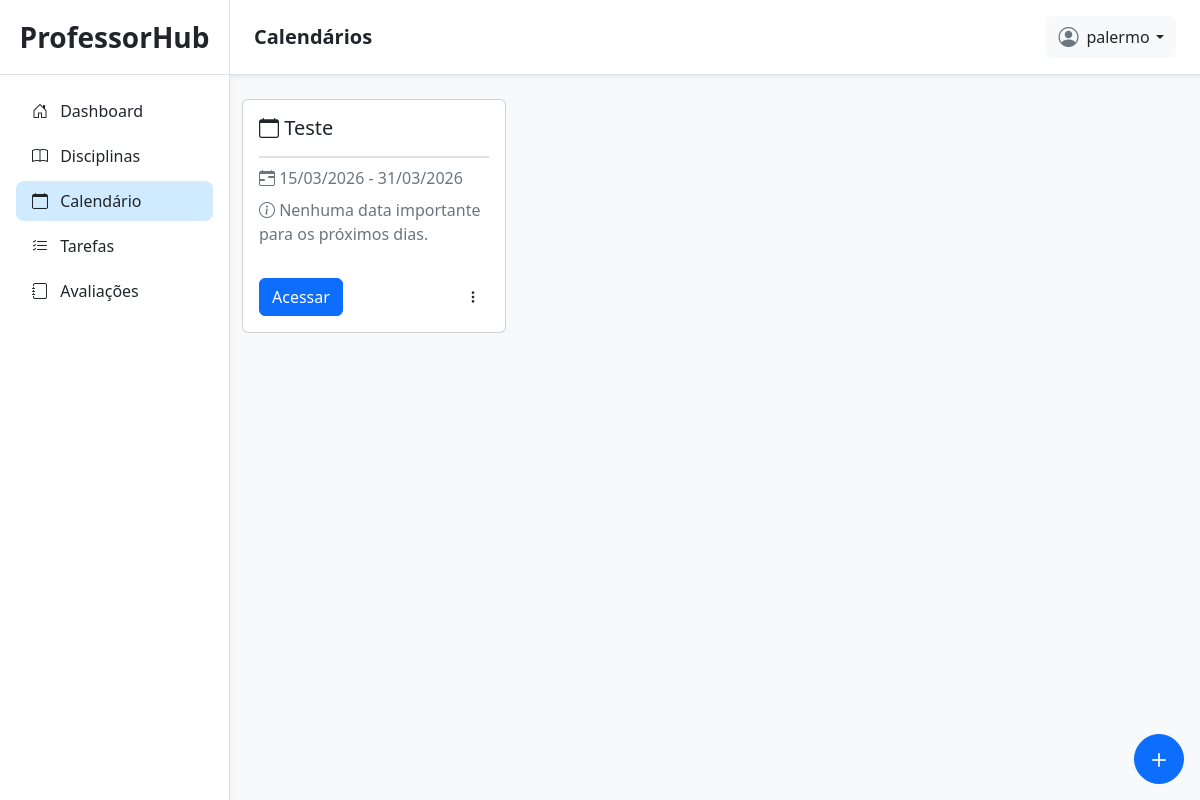
The page /calendarios/ (signed in) on the database its author committed.
### planner/models.py (models this page shows)
class CalendarioLetivo(models.Model):
    user = models.ForeignKey(User, on_delete=models.CASCADE, related_name='calendarios')
    nome = models.CharField(max_length=100)
    data_inicio = models.DateField(null=True)
    data_fim = models.DateField(null=True)
    def __str__(self):
        return self.nome

### planner/views.py (the view)
# urls.py: path('calendarios/', calendarios_view, name='calendarios'),
@login_required(login_url='/login/')
def calendarios_view(request):
    if request.method == 'POST':
        form = CalendarioLetivoForm(request.POST)
        if form.is_valid():
            calendario = form.save(commit=False)
            calendario.user = request.user
            calendario.save()
            form = CalendarioLetivoForm()
    else:
        form = CalendarioLetivoForm()
    calendarios = CalendarioLetivo.objects.filter(user=request.user)
    calendarios_e_datas = []
    for calendario in calendarios:
        hoje = date.today()
        proxima = calendario.datas.filter(data__gte=hoje).order_by('data').first()
        calendarios_e_datas.append((calendario, proxima))
    print(calendarios_e_datas)
    form = CalendarioLetivoForm()
    return render(request, 'planner/calendarios/listar_calendarios.html', {
        'calendarios_e_datas': calendarios_e_datas,
        'form': form,
    })

### planner/templates/planner/calendarios/listar_calendarios.html (shortened to what this page needs)
{% extends 'planner/base.html' %}
{% load static %}
{% block titlenavbar %}
Calendários
{% endblock %}
{% block content %}
<div class="container mt-4">
    <div class="row row-cols-1 row-cols-md-3 g-4 mb-3">
        {% for calendario, proxima_data in calendarios_e_datas %}
        <div class="col" style="max-width: 18rem;">
            <div class="card h-100 d-flex flex-column">
                <div class="card-body d-flex flex-column">
                    <h5 class="card-title border-bottom border-2 pb-3"><i class="bi bi-calendar"></i> {{ calendario.nome }}</h5>
                    <p class="text-muted mb-2">
                        <i class="bi bi-calendar-range"></i>
                        {{ calendario.data_inicio|date:'d/m/Y' }}
                        -
                        {{ calendario.data_fim|date:'d/m/Y' }}
                    </p>
                    {% if proxima_data.data %}
                    <p class="card-text flex-grow-1" style="max-height: 100px; overflow-y: auto;">
                        <i class="bi bi-calendar-event"></i>
                        <strong>Próxima data:</strong> {{ proxima_data.data|date:'d/m/Y' }} <br>
                        <span class="text-muted">{{ proxima_data.detalhes }}</span>
                    </p>
                    {% else %}
                    <p class="text-muted flex-grow-1" style="max-height: 100px; overflow-y: auto;">
                        <i class="bi bi-info-circle"></i> Nenhuma data importante para os próximos dias.
                    </p>
                    {% endif %}
                    <div class="mt-auto pt-3 d-flex justify-content-between align-items-center">
                        <a href="{% url 'calendario_detail' calendario.id %}" class="btn btn-primary">Acessar</a>
                        <div class="dropdown">
                            <button class="btn btn-sm" type="button" data-bs-toggle="dropdown" aria-expanded="false">
                                <i class="bi bi-three-dots-vertical"></i>
                            </button>
                        </div>
                    </div>
                </div>
            </div>
        </div>
        {% empty %}
        <div class="col-12">
            <div class="alert alert-info">Nenhuma calendário cadastrado.</div>
        </div>
        {% endfor %}
    </div>
</div>
<button type="button"
    class="btn btn-primary rounded-circle d-flex align-items-center justify-content-center position-fixed bottom-0 end-0 mb-3 me-3"
    data-bs-toggle="modal" data-bs-target="#exampleModal" style="height: 50px; width: 50px;">
    <i class="bi bi-plus fs-3"></i>
</button>
{% endblock %}

### planner/templates/planner/base.html (shortened to what this page needs)
{% load static %}
<!doctype html>
<html lang="en">
<head>
    <link href="https://cdn.jsdelivr.net/npm/bootstrap@5.2.3/dist/css/bootstrap.min.css" rel="stylesheet"
>
    <link rel="stylesheet" href="https://cdn.jsdelivr.net/npm/bootstrap-icons@1.13.1/font/bootstrap-icons.min.css">
    <link rel="stylesheet" href="{% static 'css/planner/base.css' %}">
</head>
<body class="bg-light">
    <div class="container-fluid p-0">
        <div class="sidebar p-0 position-relative shadow-sm">
            <div class="sidebar-header py-3 px-3 text-center border-bottom">
                <a class="nav-link fs-3 fw-semibold text-dark" href="/">ProfessorHub</a>
            </div>
            <div class="d-flex flex-column justify-content-between pb-4" style="height: 90%;">
                <div class="sidebar-content">
                    <ul class="list-group mx-3 mt-3">
                        <li class="list-group-item {% if '/dashboard/' in request.path %}item-active{% endif %}">
                            <a href="{% url 'admin_dashboard' %}" class="text-decoration-none d-block text-dark">
                                <i class="bi bi-house-door me-2"></i> Dashboard
                            </a>
                        </li>
                        <li class="list-group-item {% if '/disciplinas/' in request.path %}item-active{% endif %}">
                            <a href="{% url 'disciplinas' %}" class="text-decoration-none d-block text-dark">
                                <i class="bi bi-book me-2"></i> Disciplinas
                            </a>
                        </li>
                        <li class="list-group-item {% if '/calendarios/' in request.path %}item-active{% endif %}">
                            <a href="{% url 'calendarios' %}" class="text-decoration-none d-block text-dark">
                                <i class="bi bi-calendar me-2"></i> Calendário
                            </a>
                        </li>
                        <li class="list-group-item {% if '/tarefas/' in request.path and '/disciplinas/' not in request.path %}item-active{% endif %}">
                            <a href="{% url 'tarefas' %}" class="text-decoration-none d-block text-dark">
                                <i class="bi bi-list-check me-2"></i> Tarefas
                            </a>
                        </li>
                        <li class="list-group-item {% if '/avaliacoes/' in request.path and '/disciplinas/' not in request.path %}item-active{% endif %}">
                            <a href="{% url 'avaliacoes' %}" class="text-decoration-none d-block text-dark">
                                <i class="bi bi-journal me-2"></i> Avaliações
                            </a>
                        </li>
                    </ul>
                </div>
            </div>
        </div>
        <div class="content-page p-0">
            <div class="navbar bg-white shadow-sm position-sticky top-0 px-4 py-3 border-bottom d-flex justify-content-between align-items-center"
                style="z-index: 900;">
                <div class="d-flex align-items-center gap-3">
                    <h5 class="mb-0 fw-semibold text-dark">
                        {% block titlenavbar %}
                        {% endblock %}
                    </h5>
                </div>
                <div class="dropdown">
                    <button class="btn btn-light border-0 d-flex align-items-center gap-2" type="button"
                        id="dropdownMenuButton1" data-bs-toggle="dropdown" aria-expanded="false">
                        <i class="bi bi-person-circle fs-5 text-secondary"></i>
                        <span class="dropdown-toggle text-dark">{{ request.user }}</span>
                    </button>
                </div>
            </div>
            {% block content %}
            {% endblock %}
        </div>
</body>
</html>

### static/css/planner/base.css (style rules this page uses)
body { overflow: hidden; }
.container-fluid { display: flex; height: 100vh; }
.content-page { flex: 1; overflow-y: auto; background-color: #f8f9fa; }
.sidebar { background-color: #ffffff; width: 230px; height: 100vh; border-right: 1px solid #dee2e6; transition: all 0.3s ease-in-out; }
.sidebar-header a { color: #2c3e50; }
.sidebar .list-group-item { background-color: transparent; border: none; border-radius: 8px; margin-bottom: 5px; transition: 0.2s; }
.item-active { background-color: #d0ebff !important; font-weight: 500; }
.navbar { background-color: #ffffff !important; }
.navbar h5 { color: #2c3e50; }
.dropdown-toggle::after { margin-left: 0.4rem; }

### rows shown on the page
CalendarioLetivo: nome "Teste", data_inicio "15/03/2026", data_fim "31/03/2026"

### other values the page prints
{{ request.user }} "palermo"
